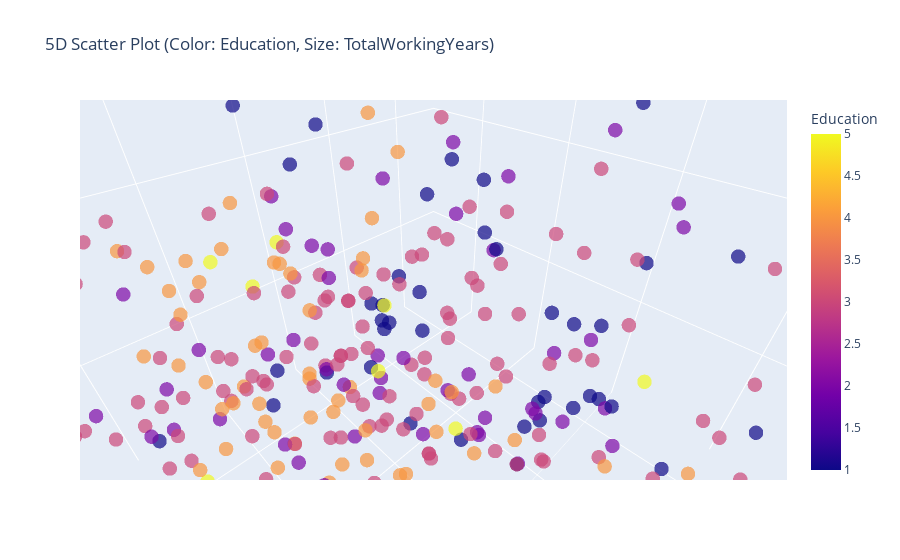

Write notebook code for a chart like this one.
### Code cell
import plotly.express as px

fig = px.scatter_3d(data, x='Age', y='DailyRate', z='DistanceFromHome',
                    color='Education', size='TotalWorkingYears', hover_name='Attrition',
                    title='5D Scatter Plot (Color: Education, Size: TotalWorkingYears)')
fig.update_traces(marker=dict(size=5, opacity=0.7))
fig.show()

### Figure 1 — Plotly figure (JSON) as saved in the notebook; plotly's stock layout.template omitted (floating-point values rounded to 4 significant figures; data arrays with more than 128 entries replaced by an {"elided": "..."} marker saying what was removed)
{"data": [{"hovertemplate": "<b>%{hovertext}</b><br><br>Age=%{x}<br>DailyRate=%{y}<br>DistanceFromHome=%{z}<br>TotalWorkingYears=%{marker.size}<br>Education=%{marker.color}<extra></extra>", "hovertext": {"elided": "1480 str values"}, "legendgroup": "", "marker": {"color": {"elided": "1480 int values"}, "coloraxis": "coloraxis", "opacity": 0.7, "size": 5, "sizemode": "area", "sizeref": 0.1, "symbol": "circle"}, "mode": "markers", "name": "", "scene": "scene", "showlegend": false, "type": "scatter3d", "x": {"elided": "1480 int values"}, "y": {"elided": "1480 int values"}, "z": {"elided": "1480 int values"}}], "layout": {"autosize": true, "coloraxis": {"colorbar": {"title": {"text": "Education"}}, "colorscale": [[0, "#0d0887"], [0.1111, "#46039f"], [0.2222, "#7201a8"], [0.3333, "#9c179e"], [0.4444, "#bd3786"], [0.5556, "#d8576b"], [0.6667, "#ed7953"], [0.7778, "#fb9f3a"], [0.8889, "#fdca26"], [1, "#f0f921"]]}, "dragmode": "zoom", "legend": {"itemsizing": "constant", "tracegroupgap": 0}, "scene": {"aspectmode": "auto", "aspectratio": {"x": 1, "y": 1, "z": 1}, "camera": {"center": {"x": 0, "y": 0, "z": 0}, "eye": {"x": 0.005774, "y": 0.005774, "z": 0.005774}, "projection": {"type": "perspective"}, "up": {"x": 0, "y": 0, "z": 1}}, "domain": {"x": [0, 1], "y": [0, 1]}, "dragmode": "turntable", "xaxis": {"title": {"text": "Age"}, "type": "linear"}, "yaxis": {"title": {"text": "DailyRate"}, "type": "linear"}, "zaxis": {"title": {"text": "DistanceFromHome"}, "type": "linear"}}, "title": {"text": "5D Scatter Plot (Color: Education, Size: TotalWorkingYears)"}}}
